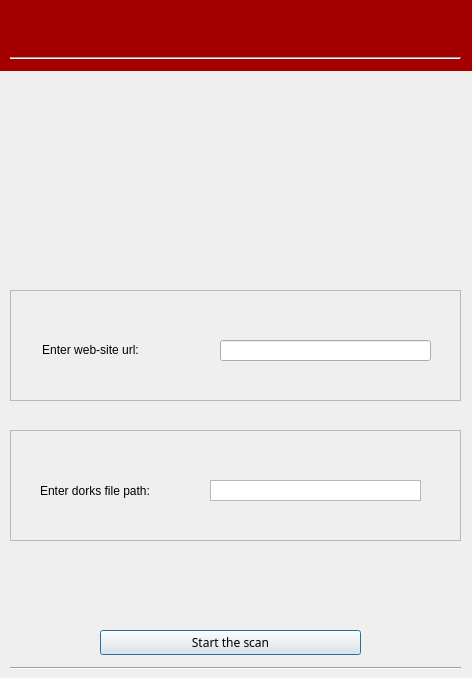
<?xml version="1.0" encoding="UTF-8"?>
<ui version="4.0">
 <class>mainframe</class>
 <widget class="QDialog" name="mainframe">
  <property name="geometry">
   <rect>
    <x>0</x>
    <y>0</y>
    <width>472</width>
    <height>678</height>
   </rect>
  </property>
  <property name="font">
   <font>
    <family>Ubuntu Condensed</family>
    <weight>50</weight>
    <italic>false</italic>
    <bold>false</bold>
   </font>
  </property>
  <property name="cursor">
   <cursorShape>ArrowCursor</cursorShape>
  </property>
  <property name="windowTitle">
   <string>vulndork</string>
  </property>
  <property name="styleSheet">
   <string notr="true">alternate-background-color: rgb(164, 0, 0);
border-color: rgb(164, 0, 0);</string>
  </property>
  <widget class="Line" name="line">
   <property name="geometry">
    <rect>
     <x>10</x>
     <y>50</y>
     <width>451</width>
     <height>16</height>
    </rect>
   </property>
   <property name="orientation">
    <enum>Qt::Horizontal</enum>
   </property>
  </widget>
  <widget class="Line" name="line_2">
   <property name="geometry">
    <rect>
     <x>10</x>
     <y>660</y>
     <width>451</width>
     <height>16</height>
    </rect>
   </property>
   <property name="orientation">
    <enum>Qt::Horizontal</enum>
   </property>
  </widget>
  <widget class="QFrame" name="frame">
   <property name="geometry">
    <rect>
     <x>10</x>
     <y>290</y>
     <width>451</width>
     <height>111</height>
    </rect>
   </property>
   <property name="frameShape">
    <enum>QFrame::StyledPanel</enum>
   </property>
   <property name="frameShadow">
    <enum>QFrame::Raised</enum>
   </property>
   <widget class="QLabel" name="label">
    <property name="geometry">
     <rect>
      <x>0</x>
      <y>40</y>
      <width>161</width>
      <height>41</height>
     </rect>
    </property>
    <property name="text">
     <string>Enter web-site url:</string>
    </property>
    <property name="textFormat">
     <enum>Qt::RichText</enum>
    </property>
    <property name="alignment">
     <set>Qt::AlignCenter</set>
    </property>
   </widget>
   <widget class="QLineEdit" name="lineEdit">
    <property name="geometry">
     <rect>
      <x>210</x>
      <y>50</y>
      <width>211</width>
      <height>21</height>
     </rect>
    </property>
    <property name="text">
     <string/>
    </property>
   </widget>
  </widget>
  <widget class="QFrame" name="frame_2">
   <property name="geometry">
    <rect>
     <x>10</x>
     <y>430</y>
     <width>451</width>
     <height>111</height>
    </rect>
   </property>
   <property name="frameShape">
    <enum>QFrame::StyledPanel</enum>
   </property>
   <property name="frameShadow">
    <enum>QFrame::Raised</enum>
   </property>
   <widget class="QLabel" name="label_2">
    <property name="geometry">
     <rect>
      <x>30</x>
      <y>40</y>
      <width>141</width>
      <height>41</height>
     </rect>
    </property>
    <property name="text">
     <string>Enter dorks file path:</string>
    </property>
   </widget>
   <widget class="QTreeView" name="treeView">
    <property name="geometry">
     <rect>
      <x>200</x>
      <y>50</y>
      <width>211</width>
      <height>21</height>
     </rect>
    </property>
   </widget>
  </widget>
  <widget class="QLabel" name="label_3">
   <property name="geometry">
    <rect>
     <x>20</x>
     <y>20</y>
     <width>161</width>
     <height>31</height>
    </rect>
   </property>
   <property name="text">
    <string>&lt;html&gt;&lt;head/&gt;&lt;body&gt;&lt;p&gt;&lt;img src=&quot;:/newPrefix/Webp.net-resizeimage(1).png&quot;/&gt;&lt;/p&gt;&lt;/body&gt;&lt;/html&gt;</string>
   </property>
  </widget>
  <widget class="QPushButton" name="pushButton">
   <property name="geometry">
    <rect>
     <x>100</x>
     <y>630</y>
     <width>261</width>
     <height>25</height>
    </rect>
   </property>
   <property name="text">
    <string>Start the scan</string>
   </property>
  </widget>
  <widget class="QLabel" name="label_4">
   <property name="geometry">
    <rect>
     <x>0</x>
     <y>0</y>
     <width>481</width>
     <height>71</height>
    </rect>
   </property>
   <property name="styleSheet">
    <string notr="true">background-color: rgb(164, 0, 0);</string>
   </property>
   <property name="text">
    <string/>
   </property>
  </widget>
  <zorder>label_4</zorder>
  <zorder>frame</zorder>
  <zorder>line</zorder>
  <zorder>line_2</zorder>
  <zorder>frame_2</zorder>
  <zorder>label_3</zorder>
  <zorder>pushButton</zorder>
 </widget>
 <resources>
  <include location="../Downloads/files.qrc"/>
 </resources>
 <connections/>
</ui>
